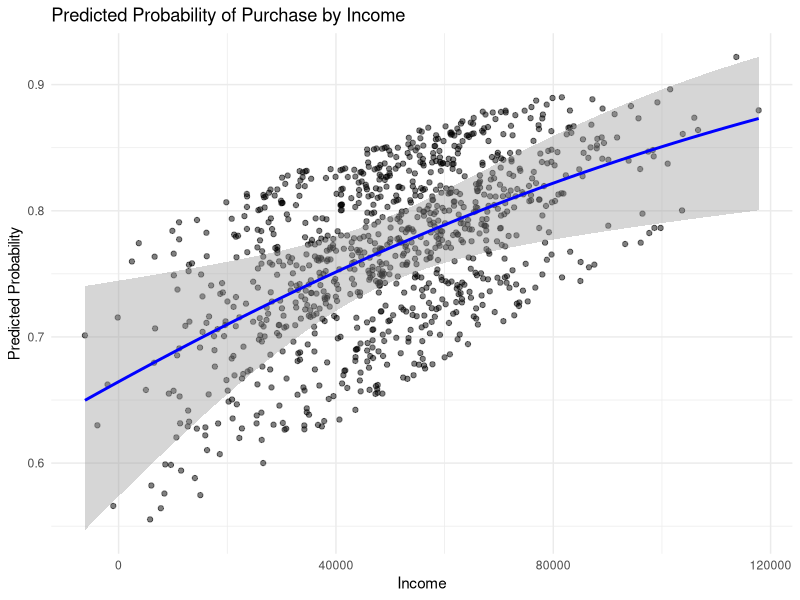
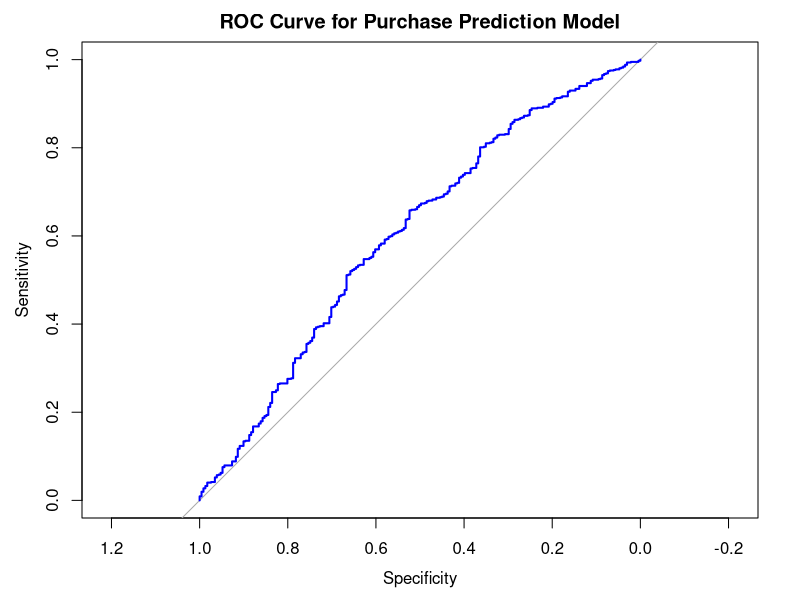
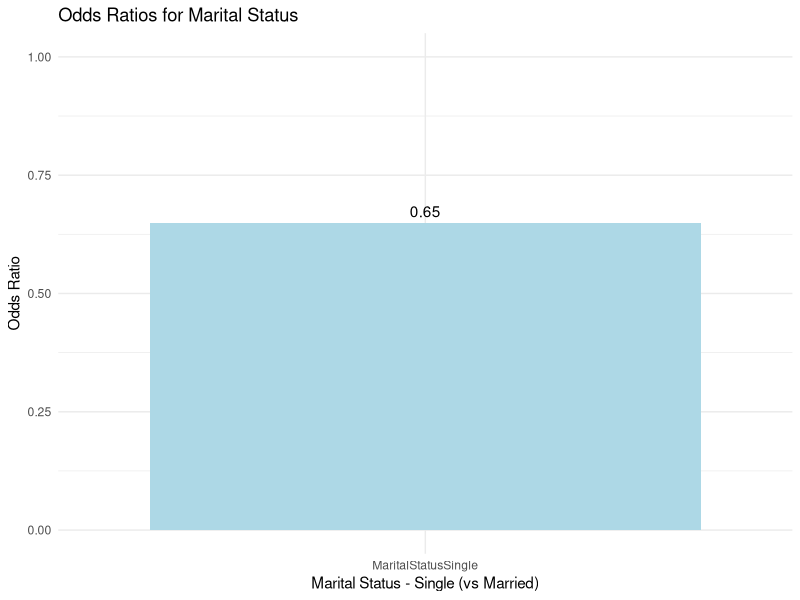

Here is the R script that generated these plots, in order:
## ---- chunk 1
# Load necessary packages
library(dplyr)

# Generate a new dataset
set.seed(123)
customer_data <- data.frame(
  Purchase = rbinom(1000, 1, prob = 0.5),
  Income = round(rnorm(1000, mean = 50000, sd = 20000)),
  Age = sample(18:70, 1000, replace = TRUE),
  MaritalStatus = factor(sample(c("Single", "Married"), 1000, replace = TRUE))
)

customer_data$Purchase[customer_data$Income > 60000] <- rbinom(sum(customer_data$Income > 60000), 1, prob = 0.85)
customer_data$Purchase[customer_data$Age < 40] <- rbinom(sum(customer_data$Age < 40), 1, prob = 0.88)
customer_data$Purchase[customer_data$MaritalStatus == "Married"] <- rbinom(sum(customer_data$MaritalStatus == "Married"), 1, prob = 0.8)

# Fit the logistic regression model
model <- glm(Purchase ~ Income + Age + MaritalStatus, data = customer_data, family = binomial)

# Print model summary
summary(model)
## ---- chunk 2
# Exponentiate the coefficients to obtain odds ratios
odds_ratios <- exp(coef(model))
conf_int <- exp(confint(model))

# Display odds ratios and confidence intervals
odds_ratios
conf_int
## ---- chunk 3
# Load ggplot2
library(ggplot2)

# Generate predicted probabilities
customer_data$predicted_prob <- predict(model, newdata = customer_data, type = "response")

# Plot the logistic regression curve
ggplot(customer_data, aes(x = Income, y = predicted_prob)) +
  geom_point(alpha = 0.5) +
  geom_smooth(method = "glm", method.args = list(family = binomial), color = "blue") +
  labs(title = "Predicted Probability of Purchase by Income",
       x = "Income", y = "Predicted Probability") +
  theme_minimal()
## ---- chunk 4
# Load pROC package
library(pROC)

# Generate the ROC curve
roc_curve <- roc(customer_data$Purchase, customer_data$predicted_prob)

# Plot ROC curve
plot(roc_curve, col = "blue", main = "ROC Curve for Purchase Prediction Model")

# Display the AUC value
auc(roc_curve)
## ---- chunk 5
# Create a data frame with the odds ratios for Marital Status only
marital_status_odds <- data.frame(
  OddsRatio = odds_ratios[grep("MaritalStatus", names(odds_ratios))],
  Predictor = names(odds_ratios[grep("MaritalStatus", names(odds_ratios))]),
  row.names = NULL
)

# Create a bar plot for the odds ratios of Marital Status
ggplot(marital_status_odds, aes(x = Predictor, y = OddsRatio)) +
  geom_bar(stat = "identity", fill = "lightblue") +
  geom_text(aes(label = round(OddsRatio, 2)), vjust = -0.5) +
  labs(title = "Odds Ratios for Marital Status", 
       x = "Marital Status - Single (vs Married)", y = "Odds Ratio") +
  ylim(0,1) +
  theme_minimal()

